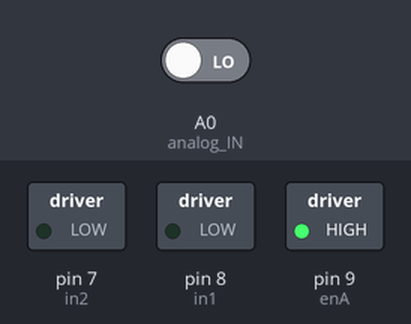
The sketch below on a simulated Arduino Uno, built with avr-gcc and run on an emulated ATmega328P. Shown: switched loads named in the sketch (green lamp = pin HIGH). The test bench sets the inputs (shaded band); at power-on: A0 (analog_IN) LOW. What the sketch prints to the serial monitor is not drawn.

Above: at 0.1 s.
Timing chart, 0 to 1.6 s (numbered marks = the images above):
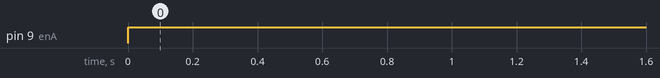

Measured:
- by itself, pin 9 (enA): LOW → HIGH at 0.00 s

The sketch:

motordriver.ino
```cpp
int enA=9;
int in1=8;
int in2=7;

int motorspeed=255;
int analog_IN = A0;


void setup() {
 pinMode(enA,OUTPUT);
 pinMode(in1,OUTPUT);
 pinMode(in2,OUTPUT);


 digitalWrite(in1,LOW);
 digitalWrite(in2,LOW);
 Serial.begin(9600);
 pinMode(analog_IN, INPUT);

}

void loop() {
int val=digitalRead(analog_IN);
Serial.print("AnalogRead:");
Serial.println(val);
  if(val>=10){
    digitalWrite(in1,HIGH);
    digitalWrite(in2,LOW);
    analogWrite(enA,motorspeed);
  }
    else {
    digitalWrite(in1,LOW);
    digitalWrite(in2,LOW);
    analogWrite(enA,motorspeed);
    }
    delay(1000);


}
```
